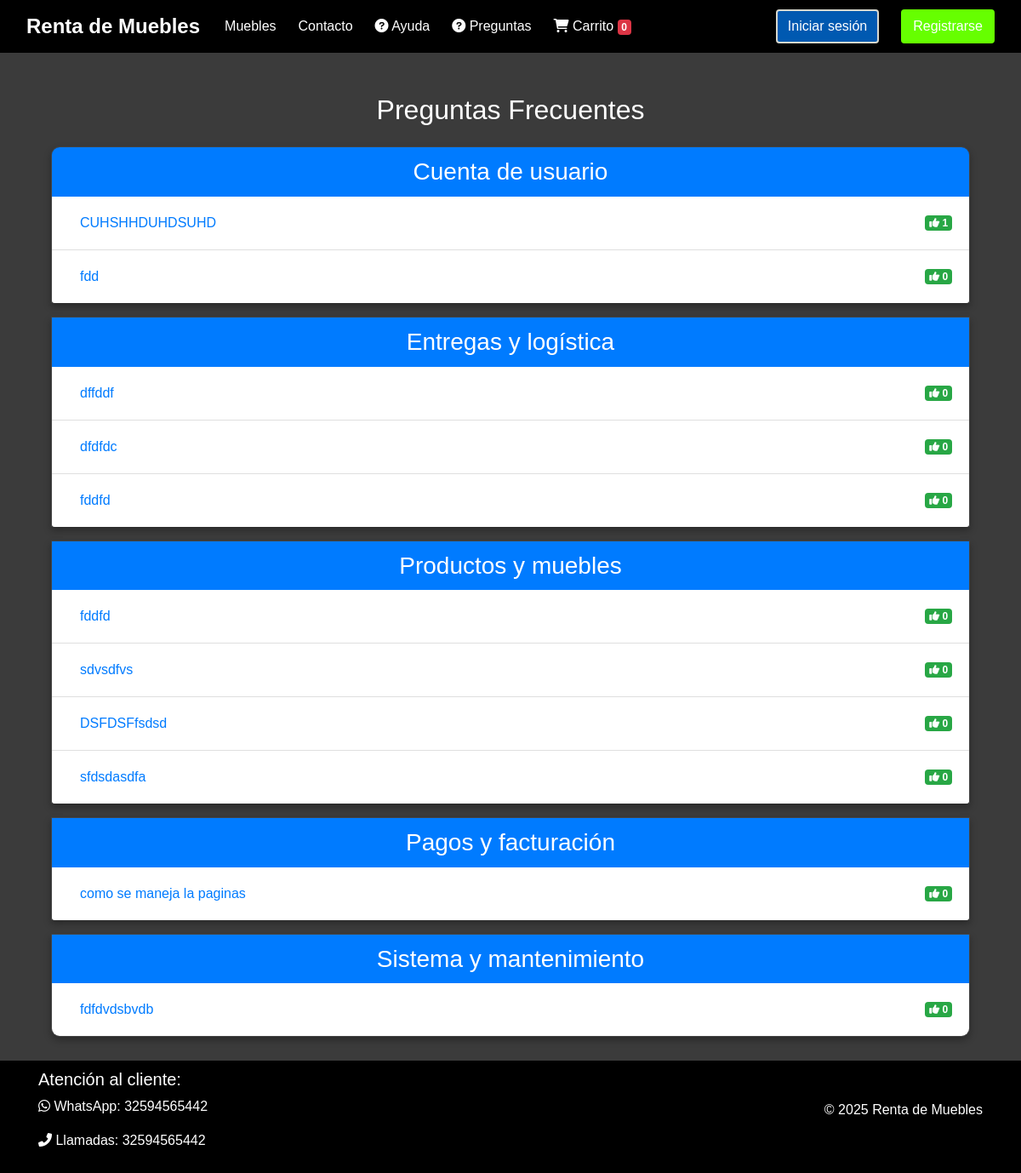
The page /ayuda/faq/ on the database its author committed.
### muebles/models.py (models this page shows, shortened)
class FAQ(models.Model):
    CATEGORIAS = [
        ('CUENTA', 'Cuenta de usuario'),
        ('PAGOS', 'Pagos y facturación'),
        ('ENTREGAS', 'Entregas y logística'),
        ('MUEBLES', 'Productos y muebles'),
        ('SISTEMA', 'Sistema y mantenimiento'),
        ('OTROS', 'Otros'),
    ]
    pregunta = models.CharField(max_length=200)
    respuesta = models.TextField()
    categoria = models.CharField(max_length=50, choices=CATEGORIAS)
    votos = models.PositiveIntegerField(default=0)
    activo = models.BooleanField(default=True)
    fecha_creacion = models.DateTimeField(auto_now_add=True)
    fecha_actualizacion = models.DateTimeField(auto_now=True)
    class Meta:
        ordering = ['categoria', '-votos']  # Ordenamos por categoría y luego por votos descendentes
        verbose_name = 'Pregunta frecuente'
        verbose_name_plural = 'Preguntas frecuentes'

### muebles/views.py (the view)
# urls.py: path('ayuda/faq/', views.faq_lista, name='faq'),
def faq_lista(request):
    faqs = FAQ.objects.filter(activo=True)
    faqs_por_categoria = {}
    for faq in faqs:
        categoria_nombre = faq.get_categoria_display()
        if categoria_nombre not in faqs_por_categoria:
            faqs_por_categoria[categoria_nombre] = []
        faqs_por_categoria[categoria_nombre].append(faq)
    return render(request, 'muebles/ayuda/faq_lista.html', {
        'faqs_por_categoria': faqs_por_categoria
    })

### muebles/templates/muebles/ayuda/faq_lista.html (shortened to what this page needs)
{% extends 'muebles/barnav.html' %}
{% load static %}
{% block contenedor %}
<div class="container mt-4">
    <h2 class="mb-4">Preguntas Frecuentes</h2>
    <div class="accordion" id="faqAccordion">
        {% for categoria, faqs in faqs_por_categoria.items %}
        <div class="card mb-3">
            <div class="card-header bg-primary text-white">
                <h3 class="mb-0">{{ categoria }}</h3>
            </div>
            <div class="list-group list-group-flush">
                {% for faq in faqs %}
                <div class="list-group-item">
                    <div class="d-flex justify-content-between align-items-center">
                        <button class="btn btn-link text-left w-100" type="button" data-toggle="collapse"
                                data-target="#faq{{ faq.id }}" aria-expanded="false">
                            {{ faq.pregunta }}
                        </button>
                        <a href="{% url 'votar_faq' faq.id %}" class="badge badge-success ml-2">
                            <i class="fas fa-thumbs-up"></i> {{ faq.votos }}
                        </a>
                    </div>
                </div>
                {% endfor %}
            </div>
        </div>
        {% endfor %}
    </div>
</div>
{% endblock %}

### muebles/static/muebles/css/style.css (style rules this page uses)
body { font-family: Arial, sans-serif; background-color: #3b3b3b; color: #ffffff; margin: 0; padding: 0; position: relative; min-height: 100vh; padding-bottom: 60px; box-sizing: border-box; }
.card { background-color: #2a2a2a; border: 1px solid #444; border-radius: 10px; box-shadow: 0 4px 8px rgba(0, 0, 0, 0.3); transition: transform 0.3s ease, box-shadow 0.3s ease; }

### muebles/static/muebles/css/muebles.css (style rules this page uses)
body { position: relative; min-height: 100vh; padding-bottom: 60px; box-sizing: border-box; }
.card { width: 100%; height: 100%; display: flex; flex-direction: column; justify-content: space-between; }

### rows shown on the page
FAQ: categoria "Cuenta de usuario", pregunta "CUHSHHDUHDSUHD", votos "1"
FAQ: pregunta "fdd", votos "0"
FAQ: categoria "Entregas y logística", pregunta "dffddf", votos "0"
FAQ: pregunta "dfdfdc", votos "0"
FAQ: pregunta "fddfd", votos "0"
FAQ: categoria "Productos y muebles", pregunta "fddfd", votos "0"
FAQ: pregunta "sdvsdfvs", votos "0"
FAQ: pregunta "DSFDSFfsdsd", votos "0"
FAQ: pregunta "sfdsdasdfa", votos "0"
FAQ: categoria "Pagos y facturación", pregunta "como se maneja la paginas", votos "0"
FAQ: categoria "Sistema y mantenimiento", pregunta "fdfdvdsbvdb", votos "0"
